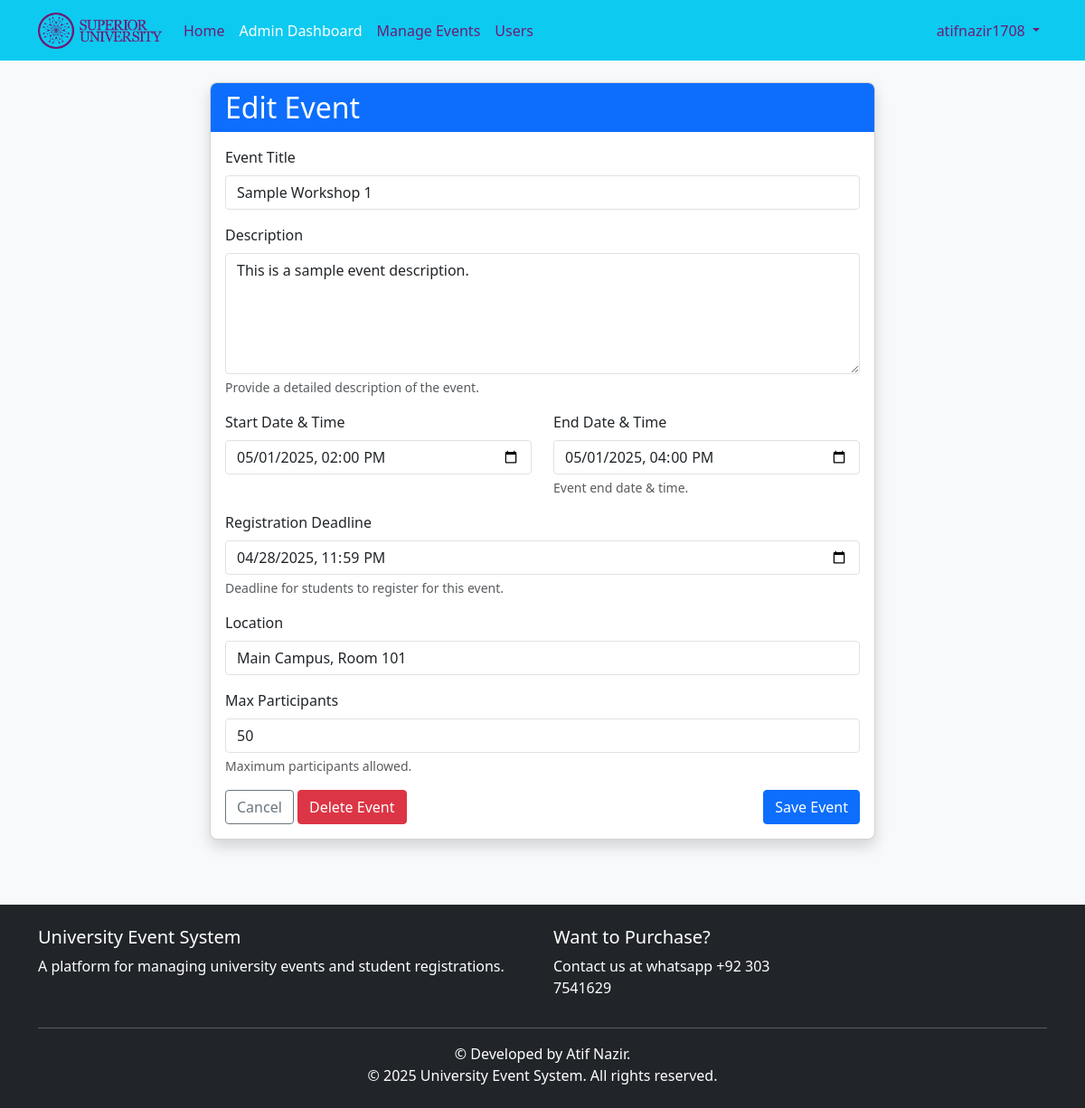
/admin/events/2/edit (signed in), run on the app's committed database.
### app/models.py (models this page shows, shortened)
class User(db.Model, UserMixin):
    id = db.Column(db.Integer, primary_key=True)
    username = db.Column(db.String(64), unique=True, nullable=False)
    full_name = db.Column(db.String(100), nullable=True)  # New field for full name
    email = db.Column(db.String(120), unique=True, nullable=False)
    password_hash = db.Column(db.String(128), nullable=False)
    role = db.Column(db.String(20), nullable=False, default='student')
    student_id = db.Column(db.String(100), nullable=True)  # New field for student ID
    profile_image = db.Column(db.String(200), nullable=True)  # New field for profile picture URL
    department = db.Column(db.String(100), nullable=True)  # Department
    bio = db.Column(db.String(500), nullable=True)  # Optional bio field
    created_at = db.Column(db.DateTime, default=datetime.utcnow)
    registrations = db.relationship('Registration', backref='user', lazy=True)
    def is_admin(self):
        return self.role == 'admin'

class Event(db.Model):
    id = db.Column(db.Integer, primary_key=True)
    title = db.Column(db.String(100), nullable=False)
    description = db.Column(db.Text, nullable=False)
    date = db.Column(db.DateTime, nullable=False)  # Start Date
    end_date = db.Column(db.DateTime, nullable=True)
    registration_deadline = db.Column(db.DateTime, nullable=True)  # New Field
    location = db.Column(db.String(100), nullable=False)
    max_participants = db.Column(db.Integer, nullable=False)
    created_at = db.Column(db.DateTime, default=datetime.utcnow)
    updated_at = db.Column(db.DateTime, default=datetime.utcnow, onupdate=datetime.utcnow)
    registrations = db.relationship('Registration', backref='event', lazy=True, cascade="all, delete-orphan")
    @property
    def registration_count(self):
        return Registration.query.filter_by(event_id=self.id).count()

### app/routes/admin.py (the view)
@admin.route('/events/<int:event_id>/edit', methods=['GET', 'POST'])
@admin_required
def edit_event(event_id):
    event = Event.query.get_or_404(event_id)
    form = EventForm()
    if form.validate_on_submit():
        event.title = form.title.data
        event.description = form.description.data
        event.date = form.date.data
        event.end_date = form.end_date.data
        event.registration_deadline = form.registration_deadline.data
        event.location = form.location.data
        event.max_participants = form.max_participants.data
        db.session.commit()
        flash('Event updated successfully!', 'success')
        return redirect(url_for('admin.events'))
    elif request.method == 'GET':
        form.title.data = event.title
        form.description.data = event.description
        form.date.data = event.date
        form.end_date.data = event.end_date
        form.registration_deadline.data = event.registration_deadline
        form.location.data = event.location
        form.max_participants.data = event.max_participants
    return render_template('admin/edit_event.html', title='Edit Event', form=form, event=event)

### app/routes/admin.py
class EventForm(FlaskForm):
    title = StringField('Event Title', validators=[DataRequired(), Length(min=3, max=100)])
    description = TextAreaField('Description', validators=[DataRequired()])
    date = DateTimeField('Start Date & Time', validators=[DataRequired()], format='%Y-%m-%dT%H:%M')
    end_date = DateTimeField('End Date & Time', validators=[DataRequired()], format='%Y-%m-%dT%H:%M')
    registration_deadline = DateTimeField('Registration Deadline', validators=[DataRequired()], format='%Y-%m-%dT%H:%M')
    location = StringField('Location', validators=[DataRequired(), Length(max=100)])
    max_participants = IntegerField('Max Participants', validators=[DataRequired(), NumberRange(min=1)])
    submit = SubmitField('Save Event')

### app/models.py (called while the page is built)
@login_manager.user_loader
def load_user(user_id):
    return User.query.get(int(user_id))

### app/routes/admin.py (called while the page is built)
def get_new_registration_count():
    return Registration.query.filter_by(admin_viewed=False).count()

@admin.context_processor
def inject_new_registration_count():
    if current_user.is_authenticated and current_user.is_admin():
        return {'new_registration_count': get_new_registration_count()}
    return {'new_registration_count': 0}

### app/utils/helpers.py (called while the page is built)
def admin_required(f):
    @wraps(f)  # Add this line to preserve the original function name
    def decorated_function(*args, **kwargs):
        if not current_user.is_admin():
            abort(403)  # Forbidden if not an admin
        return f(*args, **kwargs)
    return decorated_function

### app/templates/admin/edit_event.html (shortened to what this page needs)
{% extends "base.html" %}
{% block content %}
<div class="row justify-content-center">
    <div class="col-md-8">
        <div class="card shadow">
            <div class="card-header bg-primary text-white">
                <h2 class="card-title mb-0">Edit Event</h2>
            </div>
            <div class="card-body">
                <form method="POST" action="{{ url_for('admin.edit_event', event_id=event.id) }}">
                    <div class="mb-3">
                        {{ form.title.label(class="form-label") }}
                        {{ form.title(class="form-control" + (" is-invalid" if form.title.errors else "")) }}
                    </div>
                    <div class="mb-3">
                        {{ form.description.label(class="form-label") }}
                        {{ form.description(class="form-control" + (" is-invalid" if form.description.errors else ""), rows=5) }}
                        <div class="form-text">Provide a detailed description of the event.</div>
                    </div>
                    <div class="row">
                        <div class="col-md-6 mb-3">
                            {{ form.date.label(class="form-label") }}
                            {{ form.date(class="form-control" + (" is-invalid" if form.date.errors else ""), id="event-date", type="datetime-local") }}
                        </div>
                        <div class="col-md-6 mb-3">
                            {{ form.end_date.label(class="form-label") }}
                            {{ form.end_date(class="form-control" + (" is-invalid" if form.end_date.errors else ""), id="event-end-date", type="datetime-local") }}
                            <div class="form-text">Event end date & time.</div>
                        </div>
                    </div>
                    <div class="mb-3">
                        {{ form.registration_deadline.label(class="form-label") }}
                        {{ form.registration_deadline(class="form-control" + (" is-invalid" if form.registration_deadline.errors else ""), id="registration-deadline", type="datetime-local") }}
                        <div class="form-text">Deadline for students to register for this event.</div>
                    </div>
                    <div class="mb-3">
                        {{ form.location.label(class="form-label") }}
                        {{ form.location(class="form-control" + (" is-invalid" if form.location.errors else "")) }}
                    </div>
                    <div class="mb-3">
                        {{ form.max_participants.label(class="form-label") }}
                        {{ form.max_participants(class="form-control" + (" is-invalid" if form.max_participants.errors else ""), type="number", min="1") }}
                        <div class="form-text">
                            Maximum participants allowed.
                        </div>
                    </div>
                    <div class="d-flex justify-content-between">
                        <div>
                            <a href="{{ url_for('admin.events') }}" class="btn btn-outline-secondary">Cancel</a>
                            <button type="button" class="btn btn-danger" data-bs-toggle="modal" data-bs-target="#deleteEventModal">
                                Delete Event
                            </button>
                        </div>
                        {{ form.submit(class="btn btn-primary") }}
                    </div>
                </form>
            </div>
        </div>
    </div>
</div>
{% endblock %}

### app/templates/base.html (shortened to what this page needs)
<!DOCTYPE html>
<html lang="en">
<head>
    <link href="https://cdn.jsdelivr.net/npm/bootstrap@5.3.0/dist/css/bootstrap.min.css" rel="stylesheet">
    <link href="https://cdnjs.cloudflare.com/ajax/libs/font-awesome/6.0.0/css/all.min.css" rel="stylesheet">
    <link rel="stylesheet" href="https://cdn.jsdelivr.net/npm/flatpickr/dist/flatpickr.min.css">
    <link rel="stylesheet" href="{{ url_for('static', filename='css/style.css') }}">
    <link rel="stylesheet" href="{{ url_for('static', filename='css/notification.css') }}">
</head>
<body>
    <header>
        <nav class="navbar navbar-expand-lg navbar-dark">
            <div class="container">
                <a class="navbar-brand" href="{{ url_for('main.home') }}">
                    <img src="{{ url_for('static', filename='images/university_logo.png') }}"
                         alt=""
                         height="40"
                         class="d-inline-block align-text-top"
                         onerror="this.style.display='none'; document.getElementById('brand-text').style.display='inline';">
                </a>
                <div class="collapse navbar-collapse" id="navbarNav">
                    <ul class="navbar-nav me-auto">
                        <li class="nav-item">
                            <a class="nav-link {% if request.endpoint == 'main.home' %}active{% endif %}" href="{{ url_for('main.home') }}">Home</a>
                        </li>
                        {% if current_user.is_authenticated %}
                            {% if current_user.is_admin() %}
                                <li class="nav-item">
                                    <a class="nav-link {% if request.endpoint.startswith('admin.') %}active{% endif %}" href="{{ url_for('admin.dashboard') }}">Admin Dashboard</a>
                                </li>
                                <li class="nav-item">
                                    <a class="nav-link {% if request.endpoint == 'admin.events' %}active{% endif %}" href="{{ url_for('admin.events') }}">Manage Events</a>
                                </li>
                                <li class="nav-item">
                                    <a class="nav-link {% if request.endpoint == 'admin.users' %}active{% endif %}" href="{{ url_for('admin.users') }}">Users</a>
                                </li>
                            {% endif %}
                        {% endif %}
                    </ul>
                    <ul class="navbar-nav">
                        {% if current_user.is_authenticated %}
                            <li class="nav-item dropdown">
                                <a class="nav-link dropdown-toggle" href="#" id="navbarDropdown" role="button" data-bs-toggle="dropdown" aria-expanded="false">
                                    {{ current_user.username }}
                                </a>
                            </li>
                        {% endif %}
                    </ul>
                </div>
            </div>
        </nav>
    </header>
    <main class="container py-4">
        {% block content %}{% endblock %}
    </main>
    <footer class="bg-dark text-white mt-5 py-4">
        <div class="container">
            <div class="row">
                <div class="col-md-6">
                    <h5>University Event System</h5>
                    <p>A platform for managing university events and student registrations.</p>
                </div>
                <div class="col-md-3">
                    <h5>Want to Purchase?</h5>
                    <p>Contact us at whatsapp +92 303 7541629</p>
                </div>
            </div>
            <hr>
            <div class="text-center">
                <p class="mb-0">&copy; Developed by Atif Nazir.</p>
                <p class="mb-0">&copy; {{ year }} University Event System. All rights reserved.</p>
            </div>
        </div>
    </footer>
</body>
</html>

### app/static/css/style.css (style rules this page uses)
body { background-color: #f8f9fa; font-family: 'Segoe UI', Tahoma, Geneva, Verdana, sans-serif; }
.navbar-brand { font-weight: 600; }
.card { border-radius: 0.5rem; overflow: hidden; transition: transform 0.3s ease, box-shadow 0.3s ease; }
.card-header { border-bottom: none; }
.btn { border-radius: 0.25rem; }
.btn-primary { background-color: #0d6efd; border-color: #0d6efd; }
.form-control, .form-select { border-radius: 0.25rem; }
footer { margin-top: 2rem; }

### app/templates/base.html (style rules this page uses)
header nav.navbar { background-color: #007BFF; }
.navbar-nav .nav-link { color: #701A73 !important; }
.navbar-nav .nav-link.active { color: #ffffff !important; }
.navbar-brand { color: #ffffff; }
.navbar { background-color: #0DCAF0 !important; }

### data on the page
User: username "atifnazir1708"
Event: title "Sample Workshop 1", description "This is a sample event description.", date "05/01/2025 14:00", end_date "05/01/2025 16:00", registration_deadline "04/28/2025 23:59", location "Main Campus, Room 101", max_participants "50"
